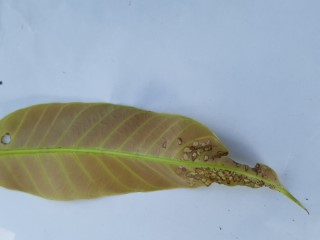
#> input picture finalproject/data/raw/MangoLeafBD Dataset/Anthracnose/20211008_124341 (Custom).jpg, 320 x 240 px; its folder holds only this picture in this run
$ python debug_features.py   (older library calls are emulated)
#> lines starting #> are read from the running program, lines starting #| are printed output that depends on the picture; after the words box and inside, x2 and y2 are one past the last pixel; in counts of white or black regions, pixels touching at a corner belong together
#> pass 2 of the loop `for root in candidate_roots:`:
### finalproject/src/features.py
from __future__ import annotations

"""Feature extraction for handcrafted and deep image descriptors."""
""" taybat wmandy wena lagalay bame bar daka """

""" featuer bashtr bang dakat bo codakan amadakrnd amazha krndy jory paktr la codaka"""

from dataclasses import dataclass
""" bakar de bo druskrndy poly paku halgrtny data"""
from typing import Callable
""" bo halgrnty functily la gorawek da """

import cv2
""" brain of project dozynauay wena bryny wena resize krndy leuarakany """
import numpy as np
""" imagakan ba zory dakrean numpy lanau nupy haldagyren"""
from PIL import Image
""" imagy jory pilow goryny qabary image au shtana bakar de bo save image resize krdny image bakar de """
from skimage.feature import graycomatrix, graycoprops
"""واتا:

فەنکشنەکان لە scikit-image هاوردە دەکات.

بۆ شیکاری پێکهاتە بەکاردێت.

زۆر گرنگە بۆ پەڵە/نەخشەکانی نەخۆشی لەسەر گەڵاکان."""

from .config import IMAGE_SIZE

"""nforzen true wata rastauxo byxuenaua"""
@dataclass(frozen=True)

class DeepFeatureExtractor:
    """ story har datayak daka ka lekolyana ba quly la wenakan dakayn"""
    """ polek data denetau daraua ba quly dep learning lau class ekolyanayan lasar dakja"""
    model: object
    """ aua mabasty auaya objecty tedaya ka deep learning modela"""
    preprocess_input: Callable[[np.ndarray], np.ndarray]
    """واتا:

فەنکشنێکی پێش پرۆسێسکردن هەڵدەگرێت.

ئەم فەنکشنە وێنە ئامادە دەکات پێش ناردنی بۆ ناو سی ئێن ئێن.

نموونە:

ئاساییکردنەوەی پێکسڵەکان
بەهاکانی پێوەر
کەناڵەکان ڕێکبخەنەوە"""


""" au functiana krdnauay wena goryny qabara goryny bo zhmara bo auay ai btuany gnearte bka"""
def load_image(path: str, image_size: tuple[int, int] = IMAGE_SIZE) -> np.ndarray:
    """ functiala imagge str path war returny ba numpay """
#> called with image_size = (224, 224)
    image = Image.open(path).convert("RGB").resize(image_size)
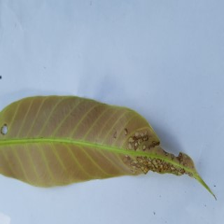
#> image: PIL image 224x224 RGB; mean R, G, B 154.1, 166.2, 172.4
#|     ✓ Image loaded, shape: (224, 224, 3), dtype: uint8
    """ image dayxata nau variable pathaka dakatau conver data bo rgb resizy bo nmuna agar 1000 ba 20000 by dayka 240 240 """
    return np.asarray(image, dtype=np.uint8)
""" returny data daka ba number ech pixl number auaan dtype  data type from 0 to 255
for exmaple:
    (224,224,3)

Meaning:

224 rows
224 columns
3 colors (RGB)"""


""" foryny rangy wena bo zhmara basha chuncka zor jara naxoshyana ba pey rang dyary dakren"""
def rgb_histogram(image: np.ndarray, bins: int = 32) -> np.ndarray:
    """ image warbgra dabashy bka bo 32 groupy returnysh har ba numbera agadarba
    bins peixl value from 0 to 255"""
#> called with bins = 32
    features: list[np.ndarray] = []
    for channel_index in range(3):
        """ loop throgh thrree time color channel rgb 0 1 2"""
        channel_hist, _ = np.histogram(image[..., channel_index], bins=bins, range=(0, 256), density=True)
        """ historgramek drust daka bznay  ha chanalek chand pixle mauda runak
        wata tanya yak chanel wardagre agar chandle list =1 daley kaka bas green warbgra"""
        features.append(channel_hist.astype(np.float32))
        """ goryny feature fromat bo  histogramy dahamy"""
        """ har rangek dakata 32 rangy  zhmary jiawa duatr koy hamau  contcatinati daga daykata vectort"""
#> after the loop, features = 3 items
    return np.concatenate(features)
"""بۆچی گرنگە بۆ نەخۆشی بامێ

گەڵایەکی تەندروست بەزۆری:

زۆربەیان سەوزن

گەڵای نەخۆش لەوانەیە ئەمانەی هەبێت:

پەڵەی زەرد
پەچەی قاوەیی
قاڵبی ڕەش
سەوزی کاڵ بووەوە

ئەم فەنکشنە ئەو گۆڕانکارییە ڕەنگانە دەگرێت."""


"""ئەم فەنکشنە تایبەتمەندییەکانی ڕەنگی HSV لە وێنەی گەڵای بامێ دەردەهێنێت.

هاوشێوەی هیستۆگرامی RGB یە، بەڵام لەبری بەکارهێنانی:

سوور
سەوز
شین

کەڵک وەردەگرێت:

هوێ
تێربوون
بەها

زۆرجار HSV باشترە بۆ دیاریکردنی نەخۆشی."""

"""| نامە | واتا |
| -------- | ---------------------------------------------- |
| هـ | Hue = ڕەنگی ڕاستەقینە (سەوز، زەرد، قاوەیی، سوور) |
| س | تێربوون = هێز/پاکی ڕەنگ |
| V | بەها = ڕووناکی/تاریکی |"""

def hsv_histogram(image: np.ndarray, bins: int = 32) -> np.ndarray:
#> called with bins = 32
    hsv_image = cv2.cvtColor(image, cv2.COLOR_RGB2HSV)
#> hsv_image: shape (224, 224, 3); mean H, S, V 85.1, 68.2, 186.6
    """OpenCV to convert image from RGB format to HSV format.
    wata valuakan dagore bo au rnag"""
    features: list[np.ndarray] = []
    """ zor basudda au functial la dozynaay naxoshy ruak"""
    for channel_index in range(3):
        channel_hist, _ = np.histogram(hsv_image[..., channel_index], bins=bins, range=(0, 256), density=True)
        features.append(channel_hist.astype(np.float32))
#> after the loop, features = 3 items
    return np.concatenate(features)
"""گەڵایەکی تەندروست: ١.

ڕەنگ = سەوز
تێربوون = بەرزە
بەها = گەشاوە

کۆپانێکی تۆزاوی: ١.

ڕەنگ = کاڵ
تێربوون = نزم
بەها = ناوچەی سپی/ڕووناکی"""


def glcm_texture_features(image: np.ndarray) -> np.ndarray:
    """ gray level concerent matirx"""
    """" grngy  ba rang nada lekolynaua la srushty  naxshy ruy gala dakat
    ئەم فەنکشنە تایبەتمەندییەکانی پێکهاتە لە وێنەی گەڵاکە دەردەهێنێت.

گرنگی بە ڕەنگ نادات.
لێکۆڵینەوە لە نەخشی ڕووی گەڵا دەکات:

زبری
نەرمی و نەرمی
پەڵە پەڵە
پاودەر
پێکهاتەی قاڵب
شێوازی برینەکان

ئەمەش زۆر بەسوودە چونکە زۆرێک لە نەخۆشیەکان پێکهاتە دەگۆڕن نەک تەنها ڕەنگ"""
    grayscale = cv2.cvtColor(image, cv2.COLOR_RGB2GRAY)
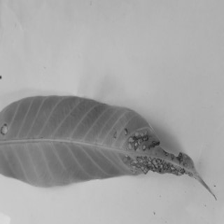
#> grayscale: shape (224, 224); min 35, max 218, mean 163.3
    """ convert image rgb lo gray scale"""
    grayscale = cv2.equalizeHist(grayscale)
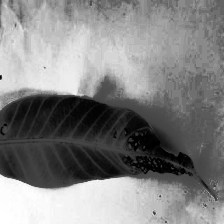
#> grayscale: shape (224, 224); min 0, max 255, mean 130.4
    """ auash bo bynyn palau au shtanay nau ruakaka"""
    # Optimize: use fewer distances/angles for speed, but keep levels correct for 8-bit images
    """✅ GLCM چییە؟

GLCM = ماتریکسی هاوڕوودانی ئاستی خۆڵەمێشی

پشکنین دەکات:

چەند جار بەهاکانی ڕووناکی پێکسڵ لە تەنیشت یەکەوە دەردەکەون.

ئەمەش یارمەتی پێوانەکردنی پێکهاتەی وێنە دەدات.
ڕووی ئاسایی نەرم

گەڵای نەخۆش: ١.

پەڵەی زبر پەڵەی ناڕێک پێکهاتەی تۆز"""
    glcm = graycomatrix(

        grayscale,
        distances=[1],
        angles=[0, np.pi / 2],
        levels=256,
        symmetric=True,
        normed=True,
    )
    """دروستکردنی ماتریکسی GLCM بە بەکارهێنانی scikit-image.

ئەمەش پەیوەندییەکانی پێکسڵی دراوسێ شی دەکاتەوە.
valuy dauam angel goshaykany horiziotna vertialc
symetyrcial wata a-b b-a hamau 0 90 degree"""
    """ datakanay pauandy pekhatak"""
    properties = ["contrast", "dissimilarity", "homogeneity", "energy", "correlation", "ASM"]
    """هەریەکەیان مانای چییە
1. کۆنتراست

جیاوازی بەهێزی ڕووناکی دەپێوێت.

کۆنتراستی بەرز = پەڵە / برینە تیژەکان.

2. نایەکسانی

جیاوازی پێکسڵ دەپێوێت.

پێکهاتەی ناڕێک بەهای زیاتر دەدات.

3. یەکسانی

نەرمی / یەکپارچەیی دەپێوێت.

ڕەنگە گەڵا تەندروستەکان یەکسانی زیاتریان هەبێت.

4. وزە

ڕێزبەندی / نەخشە دووبارەبووەکان دەپێوێت.

5. پەیوەندی

پەیوەندی نێوان پێکسڵەکانی دراوسێ دەپێوێت.

6. ASM

ساتەوەختی دووەمی گۆشەیی.

یەکپارچەیی پێکهاتە دەپێوێت."""
    return np.array([graycoprops(glcm, prop).mean() for prop in properties], dtype=np.float32)
"""[2.45, 1.82, 0.76, 0.31, 0.88, 0.09] means mayby aoutput """


"""ئەم فەنکشنە تایبەتمەندییەکانی شێوە لە وێنەی گەڵای بامێ دەردەهێنێت.

لێکۆڵینەوە لە ئەندازەیی / هێڵکاری گەڵا دەکات:

قەبارە
درێژی لێوارەکان
گوڵەبەڕۆژە
پانی vs بەرزی
شێوەی چەند پڕە

ئەمەش یارمەتیدەرە چونکە هەندێک نەخۆشی گەڵاکان دەشێوێنن، شوێنەکان بچووک دەبنەوە، کون دروست دەکەن، لوول، لێوارەکانی تێکدەچن."""


def shape_features(image: np.ndarray) -> np.ndarray:
    grayscale = cv2.cvtColor(image, cv2.COLOR_RGB2GRAY)
    """ conver image rgb to gray scale"""
    blurred = cv2.GaussianBlur(grayscale, (5, 5), 0)
    """ bashtr pishan danu pakrdnauy galakan pesh auay lekolyana lasary bka"""

    """ convert image to  واتا:

گۆڕینی وێنە بۆ ماسکی ڕەش/سپی.

گەڵا دەبێتە:

شتێکی سپی

باکگراوند دەبێتە:

ڕەش
شێوازی ئۆتسۆ:

بە شێوەیەکی ئۆتۆماتیکی باشترین ئاست هەڵدەبژێرێت."""
    _, threshold = cv2.threshold(blurred, 0, 255, cv2.THRESH_BINARY + cv2.THRESH_OTSU)
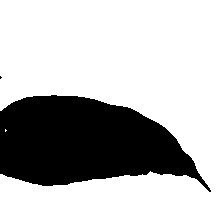
#> threshold: shape (224, 224); 73.1% white; 2 black regions (1 under 20 px)
    contours, _ = cv2.findContours(threshold, cv2.RETR_EXTERNAL, cv2.CHAIN_APPROX_SIMPLE)
#> contours = 2 contours, 1 with area under 20; largest, box (x1, y1, x2, y2) and area: (0, 0, 224, 224) 36032
    """واتا:

هێڵکاری/سنووری شتەکان بدۆزەرەوە.

کۆنتور = شێوەی لێواری گەڵا."""
    if not contours:
        """ agar hich galayak nadozrya"""
        return np.zeros(5, dtype=np.float32)
    """ agar contours nabu return 5 sfr eakat"""

    largest_contour = max(contours, key=cv2.contourArea)
#> largest_contour = contour of 205 points, box (x1, y1, x2, y2) (0, 0, 224, 224), area 36032
    """ auayan gawratryn gala haldabzher"""
    """noise psht gue daxa gawratryn gala wardgare wata tanya yak gala warbgra"""
    area = float(cv2.contourArea(largest_contour))
#> area = 36031.5
    """ large leave large area"""
    """واتا:

درێژی سنوور لە دەوری گەڵا حیساب بکە.

وەک پێوانەکردنی لێوار بە تار.

لێوارە تێکچووەکانی نەخۆشی لەوانەیە دەوری زیاد بکەن."""
    perimeter = float(cv2.arcLength(largest_contour, True))
#> perimeter = 1333.2
    """ bo peana borderaka"""

    x, y, width, height = cv2.boundingRect(largest_contour)
#> x = 0; y = 0; width = 224; height = 224
    """ wata goshjay chourgosha ladaruy gala drust daka"""
    bounding_area = float(width * height) if width and height else 1.0
#> bounding_area = 50176
    hull = cv2.convexHull(largest_contour)
#> hull = [[223, 0], [223, 223], [0, 223], [0, 0]]
    """ tueklly narm la daury gala drust bka"""
    hull_area = float(cv2.contourArea(hull)) or 1.0
#> hull_area = 49729
    """ bakar de bo dyary krduny chaqu kun"""
    circularity = (4.0 * np.pi * area / (perimeter ** 2)) if perimeter else 0.0
#> circularity = 0.255
    """واتا:

پێوانە دەکات کە شێوەی چەندە گۆڕاوە.

بازنە = نزیک لە 1.0

گەڵای ناڕێک = بەهای کەمتر."""
    solidity = area / hull_area
#> solidity = 0.725
    aspect_ratio = width / height if height else 0.0
#> aspect_ratio = 1
    """ barauardy galay drezhu bchuk dakta"""
    extent = area / bounding_area
#> extent = 0.718
    """ chand goshay chuar gosha ba gala pr dakretaua"""
    return np.array([area, perimeter, circularity, solidity, aspect_ratio + extent], dtype=np.float32)
"""واتا:

گەڕانەوەی 5 تایبەتمەندی شێوە:

ناوچە
دەوری
بازنەیی
ڕەقبوون
ڕێژەی ڕووبەر + ڕادە"""


# [13 lines left out: function handcrafted_features, not called in this run]


def extract_handcrafted_matrix(image_or_paths) -> np.ndarray:
    """ process chand wenakay bkat la jiaty yak wena input image path balma auay tr """
    """دروستکردنی تایبەتمەندی دەستی بۆ:

یەک وێنە
یان
چەندین وێنە

پێش ڕاهێنان یان پێشبینیکردن بەکاردێت."""
    if isinstance(image_or_paths, np.ndarray):
        return np.concatenate([
            rgb_histogram(image_or_paths),
            hsv_histogram(image_or_paths),
            glcm_texture_features(image_or_paths),
            shape_features(image_or_paths),
        ])
    # If it's a list of paths, process all
    return np.vstack([handcrafted_features(path) for path in image_or_paths])
    """ bo drustkrny matrix taypat mand ka wenay zory tya"""
    """ the ouptut is some thing limek this
    [
 [features of image1],
 [features of image2],
 [features of image3]
]
✅ لە یەک ڕستەدا

handcrafted_features() مامەڵە لەگەڵ یەک ڕێڕەوی وێنە دەکات، لە کاتێکدا extract_handcrafted_matrix() مامەڵە لەگەڵ تاکە وێنەی بارکراو یان چەندین وێنە دەکات بۆ ڕاهێنان."""


"""ئەمە ئەرکێکی فێربوونی قووڵی زۆر گرنگە لە پڕۆژەکەتدا.

مۆدێلێکی پێشوەختە ڕاهێنراوی سی ئێن ئێن دروست دەکات کە بەکاردێت بۆ دەرهێنانی تایبەتمەندی وێنەی قووڵ لە وێنەی گەڵای بامێ.

ئەم تایبەتمەندیانە بەزۆری بەهێزترن لە تایبەتمەندییە دەستییەکان.

✅ کارایی سەرەکی

ئەم فەنکشنە بە بەکارهێنانی مۆدێلە بەناوبانگەکانی پێش ڕاهێنراو، دەرهێنەری تایبەتمەندی دروست دەکات:

مۆبایل نێتV2
ڕێسنێت50

پاشان شتێک دەگەڕێنێتەوە کە دەتوانێت وێنەیەکی گەڵای بامێ بگۆڕێت بۆ تایبەتمەندی ژمارەیی زیرەک.

بەکاردێت بۆ:

پۆلێنکردنی نەخۆشی باشتر
فێربوونی گواستنەوە
بەراوردکردنی تایبەتمەندی"""
# [19 lines left out: function build_deep_feature_extractor, not called in this run]
"""✅ بۆچی گرنگە لە پرۆژەی نەخۆشی مانگۆدا

لەبری ئەوەی بە دەست پێوانە بکرێت:

ڕەنگەکان
پێکهاتە
شێوە

سی ئێن ئێن بە شێوەیەکی ئۆتۆماتیکی فێری نەخشە پێشکەوتووەکان دەبێت:

پەڵەی نەخۆشی
سنوورەکانی برینەکان
پێکهاتەی کۆپانێکی تۆزاوی
خوێنبەرە تووشبووەکان
تێکچوونی شێوەی ئاڵۆز"""


"""✅ کارایی سەرەکی

زۆرێک لە ڕێڕەوی وێنەی گەڵای بامێ وەربگرە → بە وەجبە باریان بکە → بنێرە بۆ ناو CNN → گەڕانەوەی ماتریکسی تایبەتمەندی.

بەکاردێت بۆ:

ڕاهێنانی SVM بە بەکارهێنانی تایبەتمەندی قووڵ
بەراوردکردنی تایبەتمەندییە دەستییەکان vs تایبەتمەندییە قووڵەکان
دەرهێنانی تایبەتمەندی خێرا"""
# [38 lines left out: function extract_deep_features, not called in this run]
"""ئەم فەنکشنە زۆرێک لە وێنەکانی گەڵای مانگۆ دەگۆڕێت بۆ ڤێکتەری تایبەتمەندی بەهێز لەسەر بنەمای سی ئێن ئێن بۆ فێربوونی ئامێر."""


""" cnn baxoy modelyk rahneraua saryr wenakan dakatu dayankata vecto"""

"""Images
↓
load_image()
↓
CNN (MobileNetV2 / ResNet50)
↓
Feature vectors
↓
Classifier (SVM / kNN / etc)
LAST FUNCTION"""

### finalproject/src/utils.py
"""Utility helpers for data discovery, reproducibility, and splitting."""
from __future__ import annotations
""" lo setup krdn load krndy data  au codanay zor dubar bnatau lera bang krau"""

""" la jiaty code la main wa code la  model dubara betaua lera bang kraua"""
import os
import random
from pathlib import Path
from typing import Iterable
""" loop basar datakan bkay waku list auana"""

import numpy as np
import pandas as pd
""" bo mezakan filakany csv au dataframakan"""
from sklearn.model_selection import train_test_split
""" sklearn model bo dabshkrny setakan bo trainin set testing """

IMAGE_EXTENSIONS = {".jpg", ".jpeg", ".png", ".bmp", ".webp"}

""" au coda bo dubara krndua bakar de"""
# [16 lines left out: function set_global_seed, not called in this run]


""" au fnctialy dlnay dada la habuny folder pesh auay filakany teda halbgire"""
# [4 lines left out: function ensure_directory, not called in this run]


def discover_images(root_dir: str | Path, extensions: Iterable[str] = IMAGE_EXTENSIONS) -> pd.DataFrame:

    """ ba kar de  bo scan krdny folder data set dozynaay labley har yakayna"""
    """ au function peraepary data setakan daka"""
    root = Path(root_dir)
    """ convert path text to path object"""
    rows: list[dict[str, str]] = []
    """ drustkrny empaty list ka dictiray tedaya lagal label"""
    for extension in extensions:
        for image_path in root.rglob(f"*{extension}"):
            """ wata la zher rag da sayry hamu sheuan bka
            nmuna la hamu wenakanka chan class 8 wena hatauan darbena"""
            if image_path.is_file():
                """ dlnaya ba image fila nak folder"""
                rows.append({"image_path": str(image_path), "label": image_path.parent.name})
    dataframe = pd.DataFrame(rows).drop_duplicates(subset=["image_path"]).reset_index(drop=True)
    """ remove dablicate filakan bka """
    return dataframe
    """ agar aua naby hamu 4000 setaka psiahn ddre"""


""" au functialay bakar de bo dabash krndy datakan bo tarin test validation

Train → teach model
Validation → tune/check during training
Test → final unbiased evaluation
تەندروست = 500
ئەنتراکنۆس = 500
کۆپان = 500

دوای جیابوونەوە:

شەمەندەفەر: هەمان ڕێژەی هاوسەنگ
Val: هەمان ڕێژەی هاوسەنگ
تاقیکردنەوە: هەمان ڕێژەی هاوسەنگ"""
# [23 lines left out: function stratified_split, not called in this run]

"""✅ ئەگەر ئەم فەنکشنە لاببەیت

پێویستت بە کۆدی دابەشکردنی دەستی هەیە لە هەموو شوێنێک.

هەروەها مەترسی ناهاوسەنگی چینایەتی نادادپەروەرانە.
risk agr au coda nabe
training hamysha kamy validation test dakay"""

### finalproject/debug_features.py
#!/usr/bin/env python
"""Debug feature extraction issues."""

import os
os.environ['TF_CPP_MIN_LOG_LEVEL'] = '3'

from pathlib import Path
import sys

sys.path.insert(0, str(Path(__file__).parent))

from src.config import RAW_DATA_DIR
from src.utils import discover_images
from src.features import load_image, extract_handcrafted_matrix

# Find dataset
print("Looking for dataset...")
candidate_roots = [
    RAW_DATA_DIR / "mango_leaf_disease_dataset",
    RAW_DATA_DIR / "MangoLeafBD Dataset",
    RAW_DATA_DIR,
]

df = None
dataset_root = None

for root in candidate_roots:
    if root.exists():
        df = discover_images(root)
        if not df.empty:
            dataset_root = root
            break

if df is None or df.empty:
    print("ERROR: Dataset not found!")
    sys.exit(1)

print(f"✓ Found {len(df)} images at {dataset_root}")

# Try first 10 images
print("\nTesting feature extraction on first 10 images...")
for idx in range(min(10, len(df))):
    row = df.iloc[idx]
    image_path = row['image_path']
    label = row['label']

    try:
        print(f"\n[{idx}] Loading: {Path(image_path).name}")
        img = load_image(image_path)
        print(f"    ✓ Image loaded, shape: {img.shape}, dtype: {img.dtype}")

        feat = extract_handcrafted_matrix(img)
#> feat = 203 values, max 36031.5 at index 198, min 0 at index 0, mean 184.5
        print(f"    ✓ Features extracted, shape: {feat.shape}, dtype: {feat.dtype}")
#|     ✓ Features extracted, shape: (203,), dtype: float32
        print(f"    Label: {label}")

    except Exception as e:
        print(f"    ✗ ERROR: {type(e).__name__}: {str(e)}")
        import traceback
        traceback.print_exc()
#> pass 2 of the loop `for idx in range(min(10, len(df))):`:
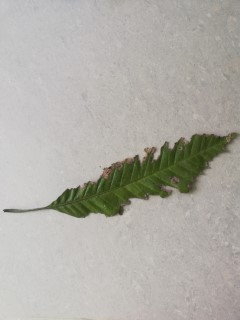
#> input picture finalproject/data/raw/MangoLeafBD Dataset/Bacterial Canker/IMG_20211106_120823 (Custom).jpg, 240 x 320 px
#|     ✓ Image loaded, shape: (224, 224, 3), dtype: uint8
#> hsv_image: shape (224, 224, 3); mean H, S, V 30.1, 20.4, 177.4
#> in glcm_texture_features (call 2), `grayscale = cv2.equalizeHist(grayscale)`:
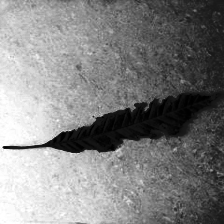
#> grayscale: shape (224, 224); min 0, max 255, mean 129.6
#> in shape_features (call 2), `_, threshold = cv2.threshold(blurred, 0, 255, cv2.THRESH_BINARY + cv2...`:
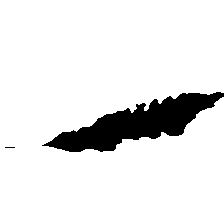
#> threshold: shape (224, 224); 90.8% white; 2 black regions (1 under 20 px)
#> contours = 1 contour; box (x1, y1, x2, y2) and area: (0, 0, 224, 224) 44907
#> largest_contour = contour of 212 points, box (x1, y1, x2, y2) (0, 0, 224, 224), area 44907
#> area = 44907
#> perimeter = 1359.8
#> circularity = 0.305
#> solidity = 0.903
#> extent = 0.895
#> feat = 203 values, max 44907 at index 198, min 0 at index 0, mean 228.8
#|     ✓ Features extracted, shape: (203,), dtype: float32

print("\n✓ Debug complete")
